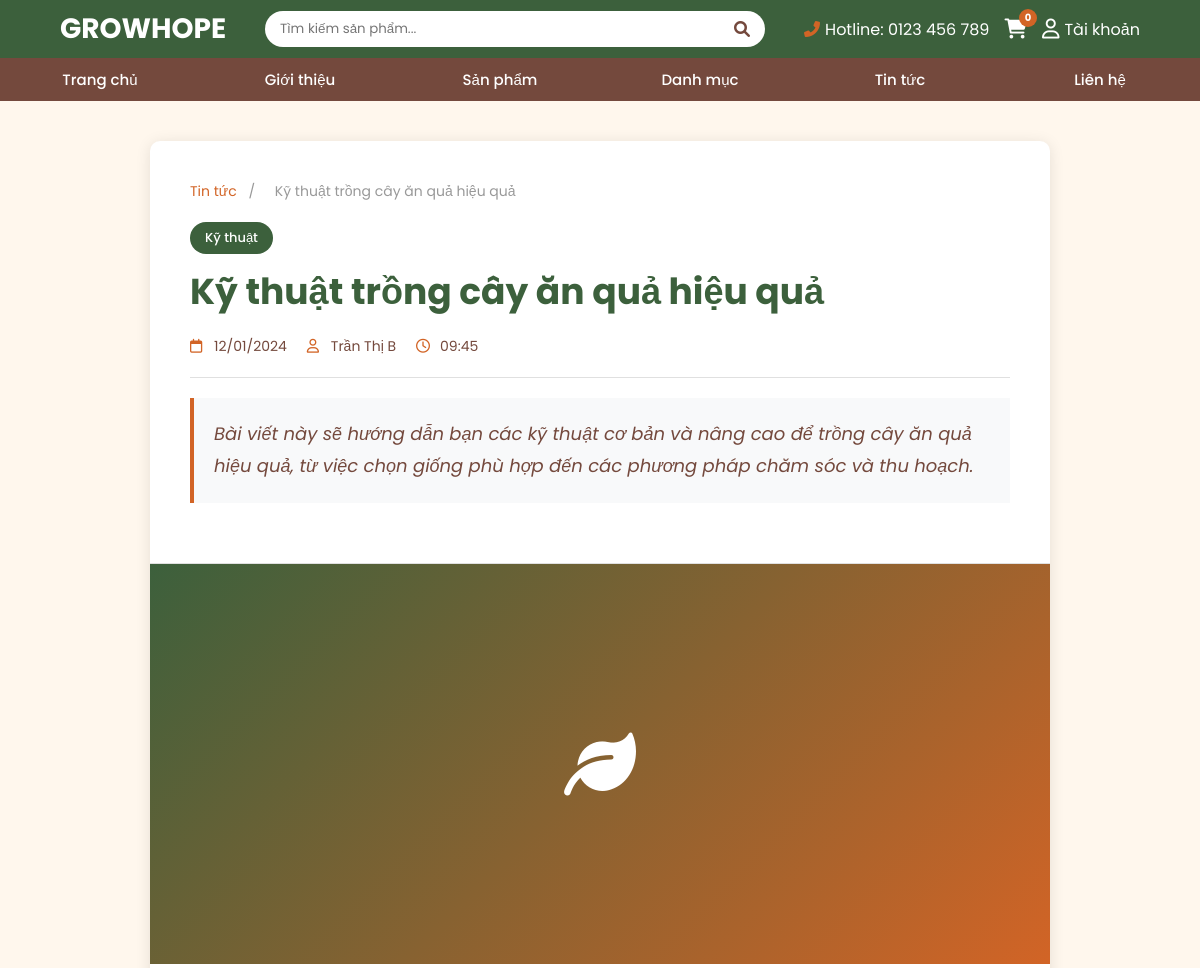
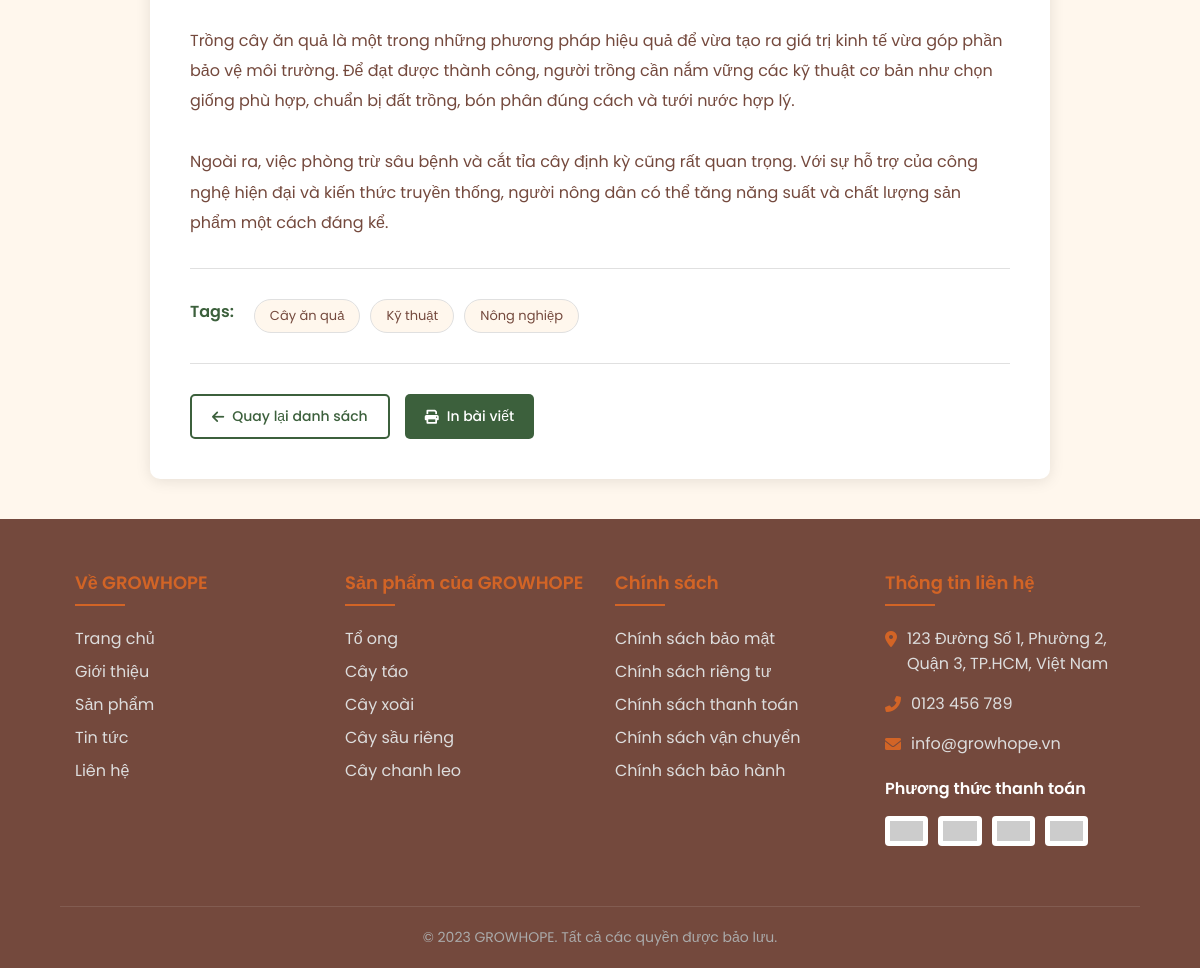
The app's page /views/news-detail.php?id=2 with its own data (2 pictures, top to bottom).
### tables this page shows
CREATE TABLE news (
    news_id INT AUTO_INCREMENT PRIMARY KEY,
    title VARCHAR(255) NOT NULL,
    slug VARCHAR(255) NOT NULL UNIQUE,
    publish_date DATE NOT NULL,
    author VARCHAR(255) NOT NULL,
    category VARCHAR(255) NOT NULL,
    excerpt TEXT,
    description TEXT,
    content LONGTEXT,
    created_at TIMESTAMP DEFAULT CURRENT_TIMESTAMP
);

### views/news-detail.php (the view, shortened to what this page needs)
<?php
require_once '../includes/database.php';
try {
    $pdo = getPDO();
} catch (RuntimeException $e) {
    $pdo = null;
}
$news_id = isset($_GET['id']) ? (int) $_GET['id'] : 0;
$newsStmt = $pdo->prepare('SELECT news_id, title, slug, publish_date, created_at, author, category, excerpt, description, content
                            FROM news
                            WHERE news_id = :id');
$newsStmt->bindValue(':id', $news_id, PDO::PARAM_INT);
$newsStmt->execute();
$article = $newsStmt->fetch();
$tagStmt = $pdo->prepare('SELECT tag FROM news_tags WHERE news_id = :id ORDER BY tag ASC');
$tagStmt->bindValue(':id', $news_id, PDO::PARAM_INT);
$tagStmt->execute();
$article_tags = $tagStmt->fetchAll(PDO::FETCH_COLUMN);
include '../includes/header.php';
?>
<div class="news-detail-container">
    <div class="news-detail-wrapper">
        <div class="news-detail-header">
            <div class="news-breadcrumb">
                <a href="/ecoweb/public/news.php">Tin tức</a>
                <span>/</span>
                <span><?php echo htmlspecialchars($article['title']); ?></span>
            </div>
            <div class="news-category"><?php echo htmlspecialchars($article['category']); ?></div>
            <h1 class="news-title"><?php echo htmlspecialchars($article['title']); ?></h1>
            <div class="news-meta">
                <div class="news-meta-item">
                    <i class="far fa-calendar"></i>
                    <span><?php echo date('d/m/Y', strtotime($article['publish_date'])); ?></span>
                </div>
                <div class="news-meta-item">
                    <i class="far fa-user"></i>
                    <span><?php echo htmlspecialchars($article['author']); ?></span>
                </div>
                <div class="news-meta-item">
                    <i class="far fa-clock"></i>
                    <span><?php echo date('H:i', strtotime($article['created_at'] ?? $article['publish_date'])); ?></span>
                </div>
            </div>
            <?php if (!empty($article['description'])): ?>
            <div class="news-description">
                <?php echo htmlspecialchars($article['description']); ?>
            </div>
            <?php endif; ?>
        </div>
        <div class="news-image">
            <i class="fas fa-leaf"></i>
        </div>
        <div class="news-content">
            <div class="news-body">
                <?php echo nl2br(htmlspecialchars($article['content'])); ?>
            </div>
            <?php if (!empty($article_tags)): ?>
            <div class="news-tags">
                <span class="news-tags-label">Tags:</span>
                <?php foreach ($article_tags as $tag): ?>
                    <a href="/ecoweb/public/news.php?tag=<?php echo urlencode($tag); ?>" class="news-tag">
                        <?php echo htmlspecialchars($tag); ?>
                    </a>
                <?php endforeach; ?>
            </div>
            <?php endif; ?>
            <div class="news-actions">
                <a href="/ecoweb/public/news.php" class="news-action-btn secondary">
                    <i class="fas fa-arrow-left"></i>
                    Quay lại danh sách
                </a>
                <a href="#" class="news-action-btn" onclick="window.print(); return false;">
                    <i class="fas fa-print"></i>
                    In bài viết
                </a>
            </div>
        </div>
    </div>
</div>
<?php include '../includes/footer.php'; ?>

### includes/header.php (style rules this page uses)
:root { --primary: #3C603C; --secondary: #D26426; --dark: #74493D; --light: #FFF7ED; --white: #FFFFFF; }
* { margin: 0; padding: 0; box-sizing: border-box; font-family: 'Poppins', sans-serif; }
h1, h2, h3, h4, h5, h6, .bold { font-weight: 600; }

### views/news-detail.php (style rules this page uses)
.news-detail-container { background-color: var(--light); padding: 40px 5%; min-height: 80vh; }
.news-detail-wrapper { max-width: 900px; margin: 0 auto; background-color: var(--white); border-radius: 10px; overflow: hidden; box-shadow: 0 2px 15px rgba(0, 0, 0, 0.1); }
.news-detail-header { padding: 40px 40px 30px; border-bottom: 1px solid #e0e0e0; }
.news-breadcrumb { margin-bottom: 20px; font-size: 14px; color: var(--dark); }
.news-breadcrumb a { color: var(--secondary); text-decoration: none; transition: color 0.3s ease; }
.news-breadcrumb span { margin: 0 8px; color: #999; }
.news-category { display: inline-block; background-color: var(--primary); color: var(--white); padding: 6px 15px; border-radius: 20px; font-size: 13px; font-weight: 500; margin-bottom: 15px; }
.news-title { font-size: 36px; font-weight: 700; color: var(--primary); margin-bottom: 20px; line-height: 1.3; }
.news-meta { display: flex; flex-wrap: wrap; gap: 20px; margin-bottom: 20px; padding-bottom: 20px; border-bottom: 1px solid #e0e0e0; }
.news-meta-item { display: flex; align-items: center; gap: 8px; color: var(--dark); font-size: 14px; }
.news-meta-item i { color: var(--secondary); width: 16px; }
.news-description { font-size: 18px; color: var(--dark); line-height: 1.8; font-style: italic; padding: 20px; background-color: #f8f9fa; border-left: 4px solid var(--secondary); margin-bottom: 30px; }
.news-image { width: 100%; height: 400px; object-fit: cover; background: linear-gradient(135deg, var(--primary), var(--secondary)); display: flex; align-items: center; justify-content: center; color: var(--white); font-size: 72px; margin-bottom: 30px; }
.news-content { padding: 0 40px 40px; }
.news-body { font-size: 16px; line-height: 1.9; color: var(--dark); margin-bottom: 30px; }
.news-tags { display: flex; flex-wrap: wrap; gap: 10px; margin-top: 30px; padding-top: 30px; border-top: 1px solid #e0e0e0; }
.news-tags-label { font-weight: 600; color: var(--primary); margin-right: 10px; }
.news-tag { display: inline-block; background-color: var(--light); color: var(--dark); padding: 6px 15px; border-radius: 20px; font-size: 13px; text-decoration: none; transition: all 0.3s ease; border: 1px solid #e0e0e0; }
.news-actions { display: flex; gap: 15px; margin-top: 30px; padding-top: 30px; border-top: 1px solid #e0e0e0; }
.news-action-btn { display: inline-flex; align-items: center; gap: 8px; padding: 10px 20px; background-color: var(--primary); color: var(--white); text-decoration: none; border-radius: 5px; font-size: 14px; font-weight: 500; transition: all 0.3s ease; }
.news-action-btn.secondary { background-color: transparent; color: var(--primary); border: 2px solid var(--primary); }

### records on screen
news: title "Kỹ thuật trồng cây ăn quả hiệu quả", category "Kỹ thuật", publish_date "12/01/2024", author "Trần Thị B", created_at "09:45", description "Bài viết này sẽ hướng dẫn bạn các kỹ thuật cơ bản và nâng cao để trồng cây ăn quả hiệu quả, từ việc chọn giống phù hợp đến các phương pháp chăm sóc và thu hoạch.", content "Trồng cây ăn quả là một trong những phương pháp hiệu quả để vừa tạo ra giá trị kinh tế vừa góp phần bảo vệ môi trường. Để đạt được thành công, người trồng cần nắm vững các kỹ thuật cơ bản như chọn giống phù hợp, chuẩn bị đất trồng, bón phân đúng cách và tưới nước hợp lý. Ngoài ra, việc phòng trừ sâu bệnh và cắt tỉa cây định kỳ cũng rất quan trọng. Với sự hỗ trợ của công nghệ hiện đại và kiến thức truyền thống, người nông dân có thể tăng năng suất và chất lượng sản phẩm một cách đáng kể."

### other values on screen
$tag "Cây ăn quả"
$tag "Kỹ thuật"
$tag "Nông nghiệp"
